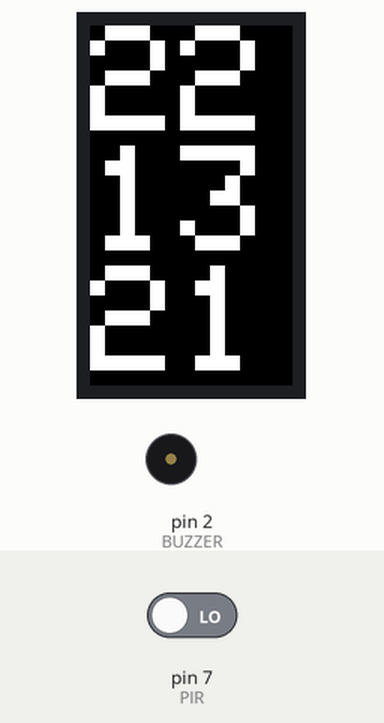
Bench run of a sketch on a simulated Arduino Uno, built with avr-gcc and run on an emulated ATmega328P. Parts: 135×240 colour display, buzzer (waves = sounding). The test bench sets the inputs (shaded band); at power-on: pin 7 (PIR) LOW. What the sketch prints to the serial monitor is not drawn.

Above: at 1.3 s.
1.4 s: pin 7 (PIR) driven HIGH
At 5.0 s:
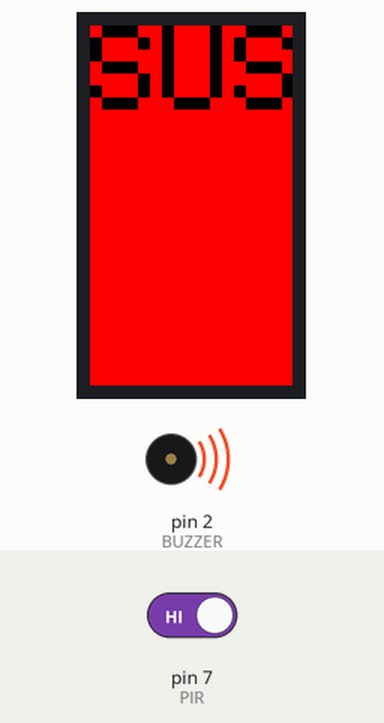
At 5.7 s:
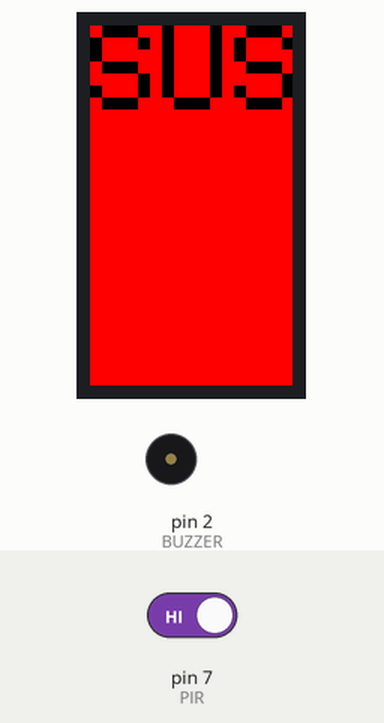
Timing chart, 0 to 10.3 s (numbered marks = the images above; inputs shaded):
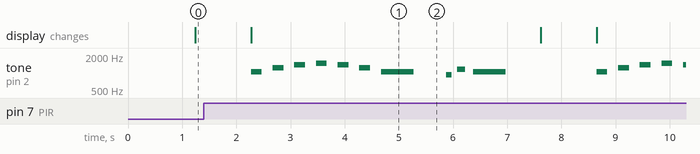

Measured:
- after the input at 1.4 s, tone on pin 2 (BUZZER): plays 1047 Hz for 0.20 s, 1245 Hz for 0.20 s, 1397 Hz for 0.20 s, 1480 Hz for 0.20 s, 1397 Hz for 0.20 s, 1245 Hz for 0.20 s … (15 notes in this stretch), starting after 0.87 s; the display: changes after 0.87 s (image 1)

The sketch:

Assignment-2.ino
```cpp
#include "pitches.h"
#include <Time.h>
#include <TimeLib.h>
#include <Adafruit_GFX.h>
#include <Adafruit_ST7789.h>

#define TIME_HEADER "T"
#define TIME_REQUEST 7

#define TFT_CS 10
#define TFT_RST 9
#define TFT_DC 8

Adafruit_ST7789 tft(TFT_CS, TFT_DC, TFT_RST);

#define PIR 7
#define BUZZER 2

const char* xivPasta = "Have you heard of the critically acclaimed MMORPG Final Fantasy XIV? With an expanded free trial which you can play through the entirety of A Realm Reborn and the award winning Heavensward expansion up to level 60 for free with no restrictions on playtime.";

int notes[] = {
	NOTE_C6,
	NOTE_DS6,
	NOTE_F6,
	NOTE_FS6,
	NOTE_F6,
	NOTE_DS6,
	NOTE_C6,
	NOTE_AS5,
	NOTE_D6,
	NOTE_C6,
};

int durations[] = {
	400,
	400,
	400,
	400,
	400,
	400,
	1200,
	200,
	300,
	1200,
};

int pirInit = 0;
long compileTime = 0;

void setup(void) {
	Serial.begin(9600);

	Serial.println("Assignment 2: Intruder Alarm");

	Serial.print("Compiled: ");
	Serial.print(__DATE__);
	Serial.print(" - ");
	Serial.println(__TIME__);

	set_time_to_compile_time();

	tft.init(135, 240);

	pinMode(BUZZER, OUTPUT);
	pinMode(PIR, INPUT);

	compileTime = now();
	Serial.println("Please wait 1 min for the PIR sensor to initialize...");
}

void loop(void) {
	if(pirInit != 1 && now() >= (compileTime + 60)) {
		Serial.println("PIR Sensor initialized!");
		pirInit = 1;
	} else if(digitalRead(PIR) == HIGH) {
			Serial.println("Intruder Detected!");
			drawAmogus();
			amogusAlarm();
	}

	if(timeStatus() != timeNotSet)
		drawTime();

	delay(1000);
}

const char month_names[] = "JanFebMarAprMayJunJulAugSepOctNovDec";

// Function to set time to compile time using compiler macros
void set_time_to_compile_time(void) {
	// TIME
	int hr, min, sec;
	sscanf(__TIME__, "%d:%d:%d", &hr, &min, &sec);

	// DATE
	char s_month[5];
	int day, yr;
	sscanf(__DATE__, "%s %d %d", s_month, &day, &yr);

	int month = 1 + (strstr(month_names, s_month) - month_names) / 3;

	setTime(hr, min, sec, day, month, yr);
}

void drawText(const char* text, const int size, const uint16_t color) {
	tft.setCursor(0, 0);
	tft.setTextSize(size);
	tft.setTextColor(color);
	tft.setTextWrap(true);
	tft.print(text);
}

void drawTime(void) {
	tft.fillScreen(ST77XX_BLACK);

	tft.setTextColor(ST77XX_WHITE);
	tft.setCursor(0, 0);
	tft.setTextSize(10);
	tft.setTextWrap(false);

	tft.println(hour());
	drawDigits(minute());
	drawDigits(second());
}

void drawDigits(int digits) {
	if(digits < 10)
		tft.print("0");

	tft.println(digits);
}

void drawAmogus(void) {
	tft.fillScreen(ST77XX_RED);

	tft.setTextColor(ST77XX_BLACK);
	tft.setCursor(0, 0);
	tft.setTextSize(8);
	tft.setTextWrap(false);

	tft.println("SUS");
}

void amogusAlarm(void) {
	for(int note = 0; note < sizeof(notes) / sizeof(notes[0]); note++) {
		tone(BUZZER, notes[note], durations[note] / 2);
		delay(durations[note]);
	}
}
```

pitches.h
```cpp
#define NOTE_AS5 932
#define NOTE_C6  1047
#define NOTE_D6  1175
#define NOTE_DS6 1245
#define NOTE_F6  1397
#define NOTE_FS6 1480
```
